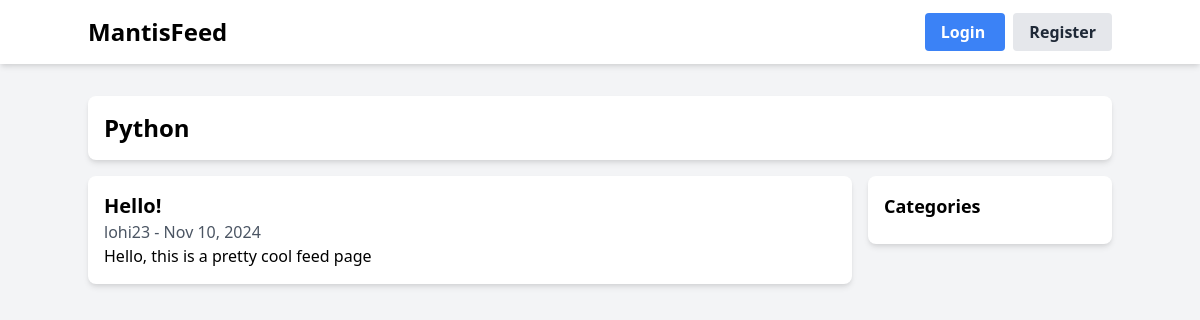
Before: /category/2/ with the older database file.
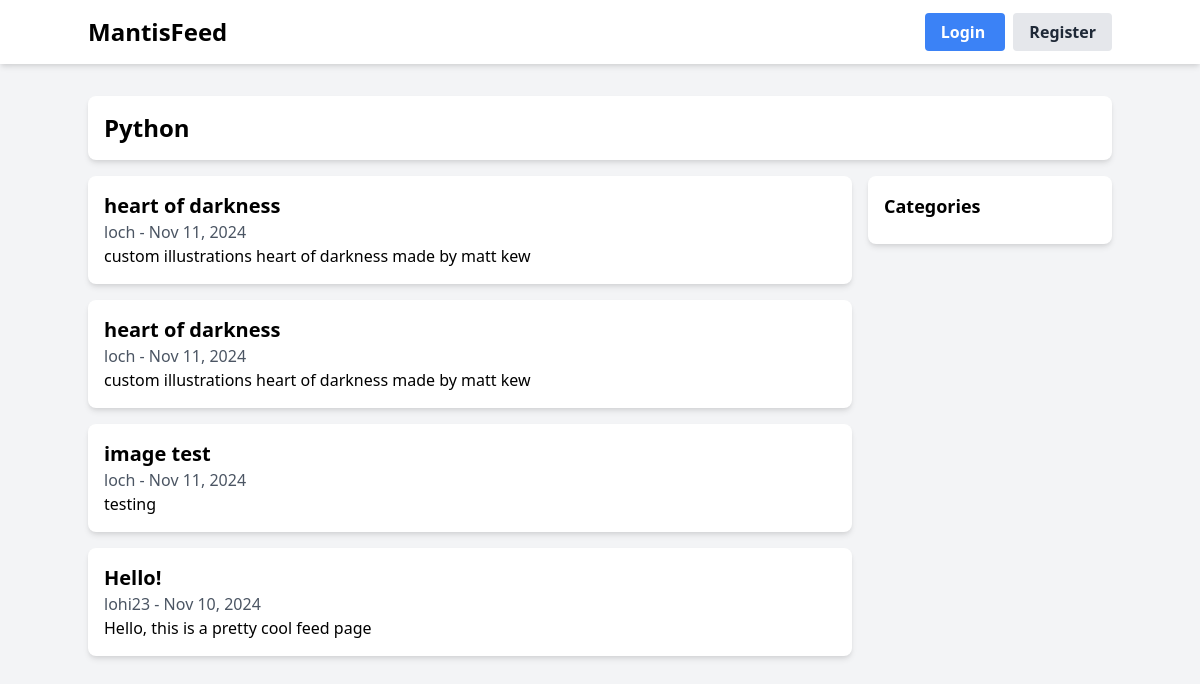
After: the same page with the newer database file.
### posts/models.py (models this page shows, shortened)
class Category(models.Model):
    name = models.CharField(max_length=100)
    description = models.TextField(blank=True)
    created_at = models.DateTimeField(auto_now_add=True)
    class Meta:
        verbose_name_plural = "Categories"

class Post(models.Model):
    title = models.CharField(max_length=200)
    content = models.TextField()
    image = models.ImageField(upload_to='post_images/', null=True, blank=True)
    created_at = models.DateTimeField(auto_now_add=True)
    author = models.ForeignKey(User, on_delete=models.CASCADE)
    category = models.ForeignKey(Category, on_delete=models.CASCADE)
    upvotes = models.ManyToManyField(User, related_name='post_upvotes', blank=True)
    downvotes = models.ManyToManyField(User, related_name='post_downvotes', blank=True)

### posts/views.py (the view)
# urls.py: path('category/<int:category_id>/', views.category_posts, name='category_posts'),
def category_posts(request, category_id):
    category = get_object_or_404(Category, id=category_id)
    posts = Post.objects.filter(category=category).order_by('-created_at')
    return render(request, 'posts/category_posts.html', {
        'category': category,
        'posts': posts
    })

### posts/templates/posts/category_posts.html (shortened to what this page needs)
{% extends 'posts/base.html' %}
{% block content %}
  <div class="bg-white rounded-lg shadow-md p-4">
    <h1 class="text-2xl font-bold">{{ category.name }}</h1>
  </div>
  <div class="grid grid-cols-4 gap-4 mt-4">
    <div class="col-span-3">
      {% for post in posts %}
        <div class="bg-white rounded-lg shadow-md p-4 mb-4">
          <h2 class="text-xl font-bold">
            <a href="{% url 'posts:post_detail' post.id %}">{{ post.title }}</a>
          </h2>
          <p class="text-gray-600">{{ post.author.username }} - {{ post.created_at|date:'M d, Y' }}</p>
          <p>{{ post.content|truncatewords:50 }}</p>
        </div>
      {% endfor %}
    </div>
    <div class="col-span-1">
      <div class="bg-white rounded-lg shadow-md p-4">
        <h3 class="text-lg font-bold mb-2">Categories</h3>
      </div>
    </div>
  </div>
{% endblock %}

### posts/templates/posts/base.html (shortened to what this page needs)
<!DOCTYPE html>
<html lang="en">
<head>
  <link href="https://cdn.jsdelivr.net/npm/tailwindcss@2.2.16/dist/tailwind.min.css" rel="stylesheet">
</head>
<body class="bg-gray-100">
  <nav class="bg-white shadow-md py-4">
    <div class="container mx-auto flex justify-between items-center">
      <a href="{% url 'posts:post_list' %}" class="text-2xl font-bold">MantisFeed</a>
      <div>
        {% if user.is_authenticated %}
        <span class="mr-4">Welcome, {{ user.username }}</span>
        <a href="{% url 'posts:post_create' %}"
          class="bg-blue-500 hover:bg-blue-700 text-white font-bold py-2 px-4 rounded mr-2">
          Create Post
        </a>
        <a href="{% url 'accounts:logout' %}"
          class="bg-gray-200 hover:bg-gray-300 text-gray-800 font-bold py-2 px-4 rounded">
          Logout
        </a>
        {% else %}
        <a href="{% url 'accounts:login' %}"
          class="bg-blue-500 hover:bg-blue-700 text-white font-bold py-2 px-4 rounded mr-2">
          Login
        </a>
        <a href="{% url 'accounts:register' %}"
          class="bg-gray-200 hover:bg-gray-300 text-gray-800 font-bold py-2 px-4 rounded">
          Register
        </a>
        {% endif %}
      </div>
    </div>
  </nav>
  <div class="container mx-auto my-8">
    {% block content %}
    {% endblock %}
  </div>
</body>
</html>

Changed rows visible on the page:
added Post: title "heart of darkness", author.username "loch", created_at "Nov 11, 2024", content "custom illustrations heart of darkness made by matt kew"
added Post: title "heart of darkness", author.username "loch", created_at "Nov 11, 2024", content "custom illustrations heart of darkness made by matt kew"
added Post: title "image test", author.username "loch", created_at "Nov 11, 2024", content "testing"
